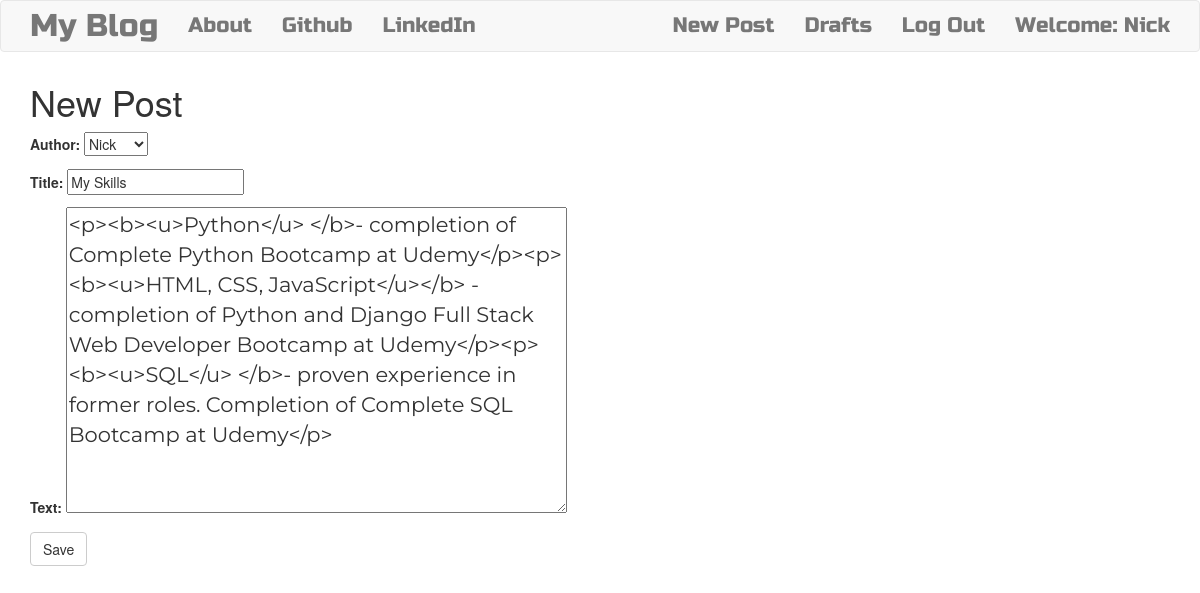
Screenshot of /post/3/edit/ (signed in) with the database file from the repository.
### blog/models.py (models this page shows, shortened)
class Post(models.Model):
    author = models.ForeignKey('auth.User', on_delete=models.CASCADE)
    title = models.CharField(max_length=200)
    text = models.TextField()
    created_date = models.DateTimeField(default=timezone.now)
    published_date = models.DateTimeField(blank=True,null=True)

### blog/views.py (the view)
# urls.py: path('post/<int:pk>/edit/',views.PostUpdateView.as_view(),name='post_edit'), # <int:pk> is making sure you link to the correct post
class PostUpdateView(LoginRequiredMixin,UpdateView):
    login_url = '/login/'
    redirect_field_name = 'blog/post_detail.html'
    form_class = PostForm
    model = Post

### blog/forms.py
class PostForm(forms.ModelForm):
    class Meta():
        model = Post
        fields = ('author','title','text')
        widgets = {
            'title':forms.TextInput(attrs={'class':'textinputclass'}),
            'text':forms.Textarea(attrs={'class':'editable medium-editor-textarea postcontent'})
        }

### blog/templates/blog/post_form.html (shortened to what this page needs)
{% extends "blog/base.html" %}
{% block content %}
  <h1>New Post</h1>
  <form class="post-form" method="POST">
    {{form.as_p}}
    <button type="submit" class="save btn btn-default">Save</button>
  </form>
{% endblock %}

### blog/templates/blog/base.html (shortened to what this page needs)
<!DOCTYPE html>
{% load static %}
<html lang="en" dir="ltr">
  <head>
    <link rel="stylesheet" href="https://cdn.jsdelivr.net/npm/bootstrap@3.3.7/dist/css/bootstrap.min.css">
    <link rel="stylesheet" href="//cdn.jsdelivr.net/npm/medium-editor@latest/dist/css/medium-editor.min.css" type="text/css" media="screen" charset="utf-8">
    <link rel="stylesheet" href="{% static 'css/blog.css' %}">
  </head>
  <body class="loader">
    <nav class="navbar navbar-default techfont custom-navbar">
      <div class="container">
        <ul class="nav navbar-nav">
          <li><a class="navbar-brand bigbrand" href="{% url 'post_list' %}">My Blog</a></li>
          <li><a href="{% url 'about' %}">About</a></li>
          <li><a href="https://github.com/coppolni">Github</a></li>
          <li><a href="https://www.linkedin.com/in/nicholas-coppola-13bb9031">LinkedIn</a></li>
        </ul>
        <ul class="nav navbar-nav navbar-right">
          {% if user.is_authenticated %}
          <li>
              <a href="{% url 'post_new' %}">New Post</a>
          </li>
          <li>
              <a href="{% url 'post_draft_list' %}">Drafts</a>
          </li>
          <li>
              <a href="{% url 'logout' %}">Log Out</a>
          </li>
          <li>
              <a>Welcome: {{user.username}}</a>
          </li>
          {% else %}
          <li><a class="nav navbar-right" href="{% url 'login' %}"><span class="glyphicon glyphicon-user"></span></a></li>
          {% endif %}
        </ul>
      </div>
    </nav>
    <div class="content container">
      <div class="row">
        <div class="col-md-8">
          <div class="blog_posts">
            {% block content %}
            {% endblock %}
          </div>
        </div>
      </div>
    </div>
  </body>
</html>

### blog/static/css/blog.css (style rules this page uses)
.techfont { font-family: 'Russo One', sans-serif; font-size: 1.5em; margin-bottom: 10px; }
.bigbrand { font-size: 1.5em; }
.postcontent { font-family: 'Montserrat'; font-size: 1.5em; }
.loader { filter:hue-rotate(0deg); color:linear-gradient(45deg,#0f8,#08f); animation:hue 10000ms infinite linear; }

### rows the page displays
Post: author "Nick", title "My Skills", text "<p><b><u>Python</u> </b>- completion of Complete Python Bootcamp at Udemy</p><p><b><u>HTML, CSS, JavaScript</u></b> - completion of Python and Django Full Stack Web Developer Bootcamp at Udemy</p><p><b><u>SQL</u> </b>- proven experience in former roles. Completion of Complete SQL Bootcamp at Udemy</p>"

### other values shown
{{ user.username }} "Nick"
